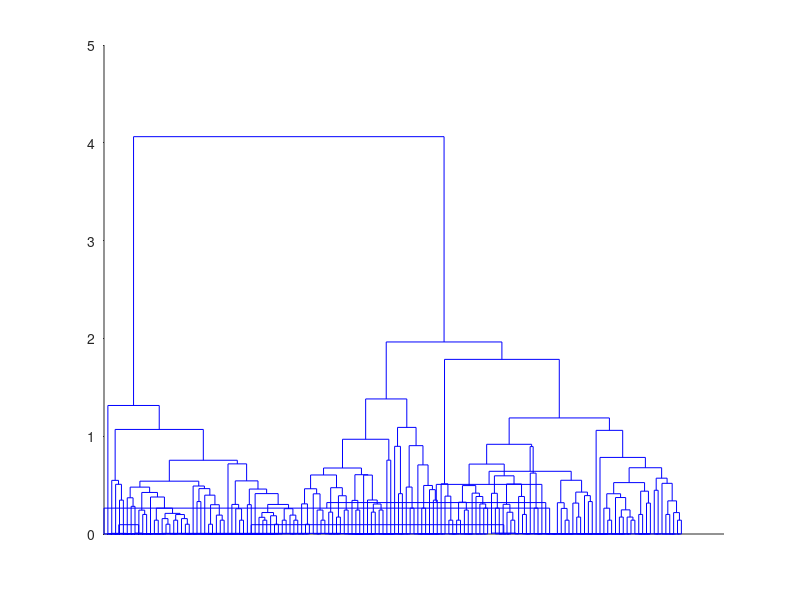

Recreate this plot in MATLAB. (Note: this script raises an error after producing the figure.)
load fisheriris

% create a cluster tree using distances between observations in the iris data. 
% by using Euclidean distance.
eucD = pdist(meas,'euclidean');
clustTreeEuc = linkage(eucD,'average');

% cophenetic correlation is to verify that the cluster tree is consistent with the original distances. 
% Large values indicate that the tree fits the distances well, 
% in the sense that pairwise linkages between observations correlate with their actual pairwise distances. 
cophenet(clustTreeEuc,eucD)


% plot a dendrogram to visualize the hierarchy of clusters
% The root node in this tree is much higher than the remaining nodes, confirming 
% there are two large, distinct groups of observations

[h,nodes] = dendrogram(clustTreeEuc,0);
set(gca,'TickDir','out','TickLength',[.002 0],'XTickLabel',[]);

% cosine might also be a good choice of distance measure
cosD = pdist(meas,'cosine');
clustTreeCos = linkage(cosD,'average');
cophenet(clustTreeCos,cosD)

[h,nodes] = dendrogram(clustTreeCos,0);
set(gca,'TickDir','out','TickLength',[.002 0],'XTickLabel',[]);

% With 150 observations, the plot is cluttered, 
% can make a simplified dendrogram that does not display the very lowest levels of the tree.
[h,nodes] = dendrogram(clustTreeCos,12);
set(gca,'TickDir','out','TickLength',[.002 0],'XTickLabel',[]);


% The three highest nodes in this tree separate out three equally-sized groups, 
% plus a single specimen (labeled as leaf node 5) that is not near any others.

[sum(ismember(nodes,[11 12 9 10])) sum(ismember(nodes,[6 7 8])) ...
                  sum(ismember(nodes,[1 2 4 3])) sum(nodes==5)]
              
 % use the cluster function to cut the tree and explicitly partition observations into specific clusters
 % Using the hierarchy from the cosine distance to create clusters, 
 % specify a linkage height that will cut the tree below the three highest nodes, 
 % and create four clusters, then plot the clustered raw data.
ptsymb = {'bs','r^','md','go','c+'};
hidx = cluster(clustTreeCos,'criterion','distance','cutoff',.006);
for i = 1:5
    clust = find(hidx==i);
    plot3(meas(clust,1),meas(clust,2),meas(clust,3),ptsymb{i});
    hold on
end
hold off
xlabel('Sepal Length'); ylabel('Sepal Width'); zlabel('Petal Length');
view(-137,10);
grid on

% The above plot shows that the results from hierarchical clustering with cosine distance 
% are qualitatively similar to results from K-Means, using three clusters. 
% However, creating a hierarchical cluster tree allows us to visualize, all at once, 
% what would require considerable experimentation with different values for K in K-Means clustering.

% experiment with different linkages. 
% clustering the iris data with single linkage tends to link together objects 
% over larger distances than average distance does, 
% gives a very different interpretation of the structure in the data.
clustTreeSng = linkage(eucD,'single');
[h,nodes] = dendrogram(clustTreeSng,0);
set(gca,'TickDir','out','TickLength',[.002 0],'XTickLabel',[]);

% Compute 3 clusters of the Fisher iris data using Ward linkage and ignoring species information, 
% see how the cluster assignments correspond to the three species.

%Z = linkage(meas,'ward','euclidean');
Z = linkage(meas,'ward','cosine');
c = cluster(Z,'maxclust',3);
crosstab(c,species);
firstfive = Z(1:5,:) % first 5 rows of Z
dendrogram(Z)

% ref: 
% http://www.mathworks.com/products/statistics/demos.html?file=/products/demos/shipping/stats/clusterdemo.html
